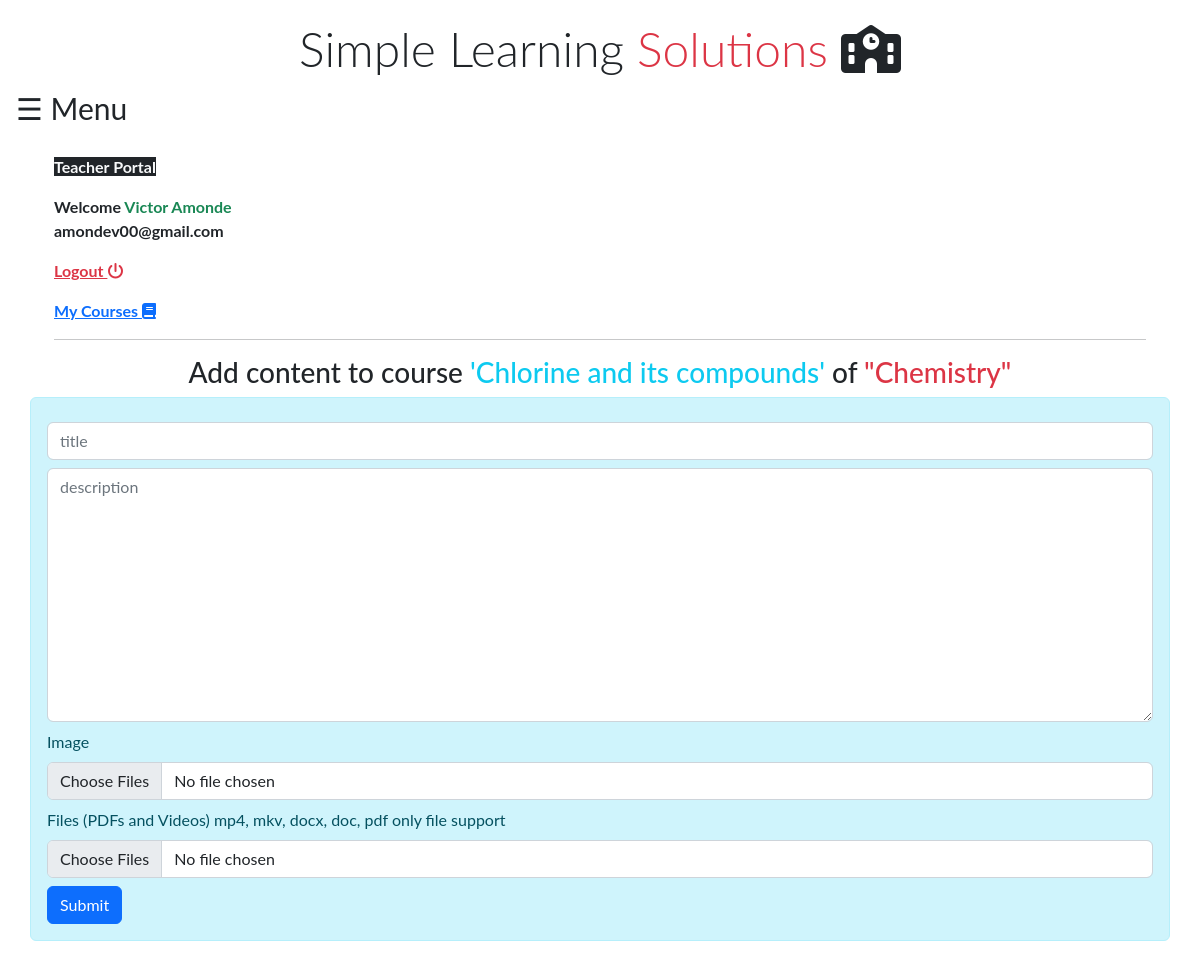
The app's page /cms/add/chapter/content/chlorine-and-its-compounds/chemistry/ (signed in) with its own data.
### cms/models.py (models this page shows)
class teacher(models.Model):
    name = models.CharField(max_length=250)
    email = models.EmailField(max_length=250,unique=True)
    password = models.CharField(max_length=250)

class chapter(models.Model):
    course = models.ForeignKey(course,on_delete=models.CASCADE,related_name='course')
    user = models.ForeignKey(teacher, on_delete=models.CASCADE,related_name='user')
    title = models.CharField(max_length=250)
    slug = AutoSlugField(populate_from='title',unique=True)
    disp = models.TextField()
    chimg = models.ImageField(upload_to='chaptersimg/',default=False)
    chfiles = models.FileField(upload_to='chfiles/',default=False)
    chnumber = models.IntegerField()
    dateof  = models.DateTimeField(auto_now_add=True)

class course(models.Model):
    cname = models.CharField(max_length=400)
    user = models.ForeignKey(teacher,on_delete=models.CASCADE)
    slug = AutoSlugField(populate_from='cname',max_length=250,unique=True,null=True,default=None)
    disp = models.TextField(default=False)
    dateof  = models.DateTimeField(auto_now_add=True)
    cimg = models.ImageField(upload_to='courseimg/' ,default=False)

### cms/views.py (the view, shortened to what this page needs)
# urls.py: path('add/chapter/content/<slug:id>/<slug:book>/',views.addcontent.as_view(),name='addcontent')
class addcontent(View):
    def get(self, request,id,book):
        if 'email' in request.session:
            if 'name' in request.session:
                name = request.session['name']
                email = request.session['email']
                isexist = teacher.objects.filter(Q(email=email) & Q(name=name)).exists()
                if isexist:
                    chapters = chapter.objects.filter(Q(slug =id) & Q(user =  teacher.objects.get(email= request.session['email'])))
                    if chapters.exists():
                        bookname = course.objects.filter(Q(slug =book))
                        if bookname.exists():
                            bname = course.objects.get(slug =book)
                            cname =   chapter.objects.get(slug =id).title
                            return render(request, 'cms/addcontent.html',{
                            'name' :name,'email' :email,'bookname' :bname.cname, 'chname' :cname,
                                })
                        else:
                            return HttpResponse('This book dose not exist')
                    else:
                        return HttpResponse('Invalid request')
                else:
                    return render(request,'cms/login.html')
            else:
                return render(request,'cms/login.html')
        else:
            return render(request,'cms/login.html')

### cms/templates/cms/addcontent.html (shortened to what this page needs)
{% extends 'core/base.html' %}
{% block content %}
{% include 'core/navbar.html' %}
<div class="container mt-2">
    <div class="container mt-2">
        <p><b class="text-center bg-dark text-light">Teacher Portal</b></p>
        <p class="text-dark mt-2"><b>Welcome <span class="text-success">{{name | capfirst  }}</span> <br>{{email}} </b>  </p>
        <p><b class="text-danger"><a href="{% url 'logoutcms' %}" class="text-danger">Logout <i class="fa-solid fa-power-off"></i></a>  </b></p>
        <p><b class="text-danger"><a href="{% url 'home' %}" class="text-primary">My Courses <i class="fas fa-book"></i></a>  </b></p>
        <hr>
    </div>
</div>
<div class="container">
    <h3 class="text-center">Add content to course <span class="text-info">'{{chname | capfirst}}'</span> of <span class="text-danger">"{{bookname | capfirst}}"</span> </h3>
</div>
<div class="mt-2 container alert alert-info">
    <form action="" method="post" enctype="multipart/form-data">
        <input type="text" name="title" id="title" placeholder="title" class="mt-2 form-control" required>
        <textarea name="disp" id="disp" cols="30" rows="10" placeholder='description' class="form-control mt-2"></textarea>
        <label for="img" class="mt-2">Image</label>
        <input type="file" name="chimg" id="img" placeholder="Image" class="form-control mt-2" multiple accept="image/*">
        <label for="file" class="mt-2">Files (PDFs and Videos) mp4, mkv, docx, doc, pdf only file support</label>
        <input type="file" name="chfiles" id="file" placeholder="Image" class="form-control mt-2" multiple accept=".doc,.docx,.pdf,.mp4,.mkv">
        <input type="submit" value="Submit" class="btn btn-primary mt-2">
    </form>
</div>
{% endblock content %}

### core/templates/core/navbar.html (style rules this page uses)
body { font-family: "Lato", sans-serif; }

### records on screen
teacher: name "Victor Amonde", email "amondev00@gmail.com"
chapter: title "Chlorine and its compounds"
course: cname "Chemistry"
